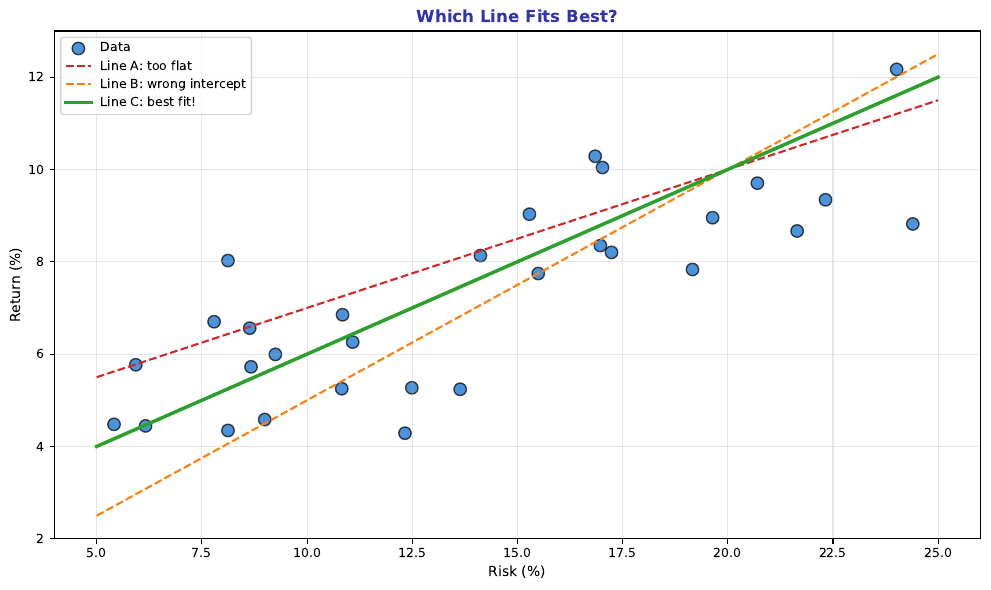

Recreate this plot in Python.
"""Multiple Possible Lines - Which line fits best?"""
import matplotlib.pyplot as plt
import numpy as np
from pathlib import Path

plt.rcParams.update({
    'font.size': 10,
    'axes.labelsize': 10,
    'axes.titlesize': 11,
    'xtick.labelsize': 9,
    'ytick.labelsize': 9,
    'legend.fontsize': 9,
    'figure.figsize': (10, 6),
    'figure.dpi': 150
})

MLPURPLE = '#3333B2'
MLLAVENDER = '#ADADE0'
MLBLUE = '#0066CC'
MLORANGE = '#FF7F0E'
MLGREEN = '#2CA02C'
MLRED = '#D62728'

np.random.seed(42)

fig, ax = plt.subplots(figsize=(10, 6))

# Generate data
n = 30
x = np.random.uniform(5, 25, n)
y_true = 2 + 0.4 * x
y = y_true + np.random.normal(0, 1.5, n)

ax.scatter(x, y, c=MLBLUE, s=80, alpha=0.7, edgecolors='black', label='Data')

# Draw several possible lines
x_line = np.linspace(5, 25, 100)
lines = [
    (0.3, 4, MLRED, 'Line A: too flat'),
    (0.5, 0, MLORANGE, 'Line B: wrong intercept'),
    (0.4, 2, MLGREEN, 'Line C: best fit!')
]

for slope, intercept, color, label in lines:
    linestyle = '-' if color == MLGREEN else '--'
    linewidth = 2.5 if color == MLGREEN else 1.5
    ax.plot(x_line, intercept + slope * x_line, color=color, linewidth=linewidth,
            linestyle=linestyle, label=label)

ax.set_title('Which Line Fits Best?', fontsize=12, fontweight='bold', color=MLPURPLE)
ax.set_xlabel('Risk (%)', fontsize=10)
ax.set_ylabel('Return (%)', fontsize=10)
ax.legend(fontsize=9, loc='upper left')
ax.grid(alpha=0.3)

plt.tight_layout()
plt.savefig(Path(__file__).parent / 'chart.pdf', dpi=300, bbox_inches='tight')
plt.close()
